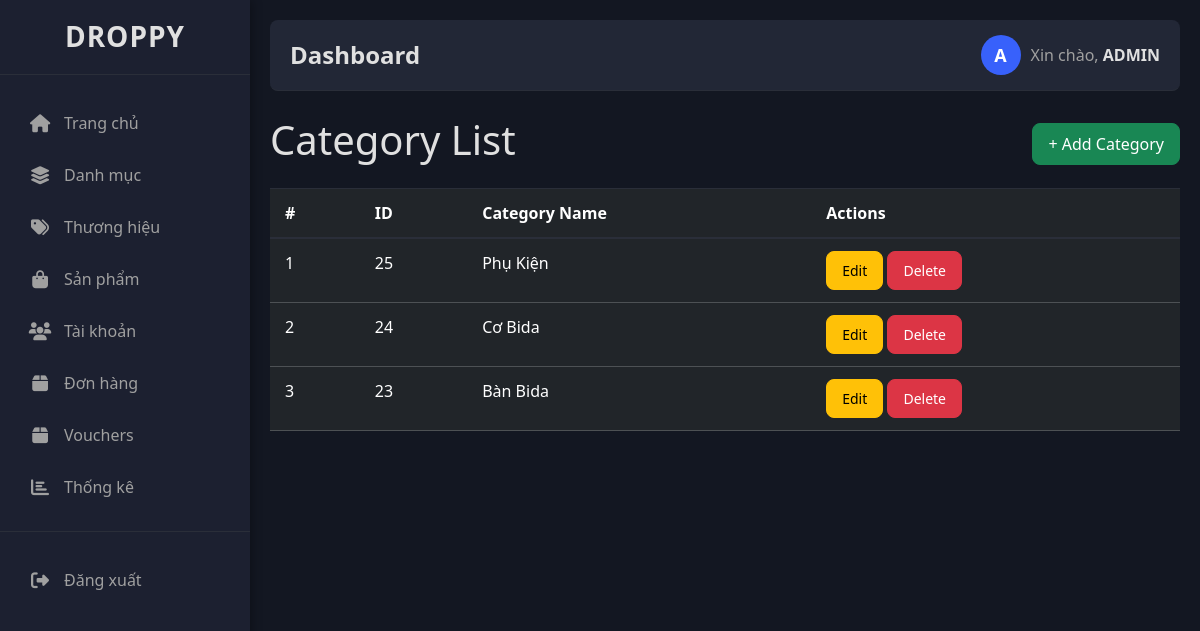
/admin/cartegorylist.php, run on the app's committed database.
### tables this page shows
CREATE TABLE `tbl_cartegory` (
  `cartegory_id` int(11) NOT NULL,
  `cartegory_name` varchar(255) NOT NULL
);

### admin/dtb.php (called while the page is built, shortened)
<?php
if (!class_exists('Database')) {
    class Database {
        public $host = DB_HOST;
        public $user = DB_USER;
        public $pass = DB_PASS;
        public $dbname = DB_NAME;
        public $link;
        private function connectDB() {
            $this->link = new mysqli($this->host, $this->user, $this->pass, $this->dbname);
        }
        public function select($query, $params = []) {
            $stmt = $this->link->prepare($query);
            $stmt->execute();
            $result = $stmt->get_result();
            return $result->num_rows > 0 ? $result : false;
        }
    }
}
?>

### admin/class/cartegory_class.php (called while the page is built, shortened)
<?php
include "dtb.php";
?>
<?php
class Cartegory
{
    private $db;
    public function __construct()
    {
        $this->db = new Database();
    }
    public function show_cartegory()
    {
        $query = "SELECT * FROM tbl_cartegory ORDER BY cartegory_id DESC";
        $result = $this->db->select($query);
        return $result;
    }
}
?>

### admin/cartegorylist.php (the view)
<?php
include "slider.php";
include "header.php";
include "./class/cartegory_class.php";
$cartegory = new Cartegory();
$show_cartegory = $cartegory->show_cartegory();
?>
<div class="admin-content-right">
  <div class="admin-content-right-cartegory_list">
    <div class="d-flex justify-content-between align-items-center mb-3">
      <h1>Category List</h1>
      <a href="cartegoryadd.php" class="btn btn-success">+ Add Category</a>
    </div>
    <table class="table table-dark table-hover">
      <thead>
        <tr>
          <th>#</th>
          <th>ID</th>
          <th>Category Name</th>
          <th>Actions</th>
        </tr>
      </thead>
      <tbody>
        <?php
        if ($show_cartegory) {
          $i = 0;
          while ($result = $show_cartegory->fetch_assoc()) {
            $i++;
        ?>
          <tr>
            <td><?= $i ?></td>
            <td><?= $result['cartegory_id'] ?></td>
            <td><?= $result['cartegory_name'] ?></td>
            <td>
              <a href="cartegoryedit.php?cartegory_id=<?= $result['cartegory_id'] ?>" class="btn btn-sm btn-warning">Edit</a>
              <a href="cartegorydelete.php?cartegory_id=<?= $result['cartegory_id'] ?>" class="btn btn-sm btn-danger" onclick="return confirm('Are you sure to delete this category?')">Delete</a>
            </td>
          </tr>
        <?php }} ?>
      </tbody>
    </table>
  </div>
</div>
</body>
</html>

### admin/style.css (style rules this page uses)
:root { --main-bg: #131722; --sidebar-bg: #1c2030; --card-bg: #222736; --text-primary: #e0e0e0; --text-secondary: #a0a0a0; --accent-blue: #3861fb; --accent-green: #16c784; --accent-yellow: #f7931a; --accent-red: #ea3943; --accent-purple: #8a63d2; --border-color: #2a2e39; --hover-bg: #2a2e39; --success-color: #4caf50; }
body { min-height: 100vh; background-color: var(--main-bg); color: var(--text-primary); font-family: "Segoe UI", Tahoma, Geneva, Verdana, sans-serif; margin: 0; }
.btn { border-radius: 8px; padding: 8px 15px; font-weight: 500; transition: all 0.3s; cursor: pointer; text-decoration: none; display: inline-block; text-align: center; }
.table { width: 100%; color: var(--text-primary); border-collapse: collapse; }
.table-dark { background-color: var(--card-bg); }
.table th, .table td { padding: 12px 15px; border-top: 1px solid var(--border-color); }
.table thead th { border-bottom: 2px solid var(--border-color); }

### data on the page
tbl_cartegory: cartegory_id "25", cartegory_name "Phụ Kiện"
tbl_cartegory: cartegory_id "24", cartegory_name "Cơ Bida"
tbl_cartegory: cartegory_id "23", cartegory_name "Bàn Bida"
